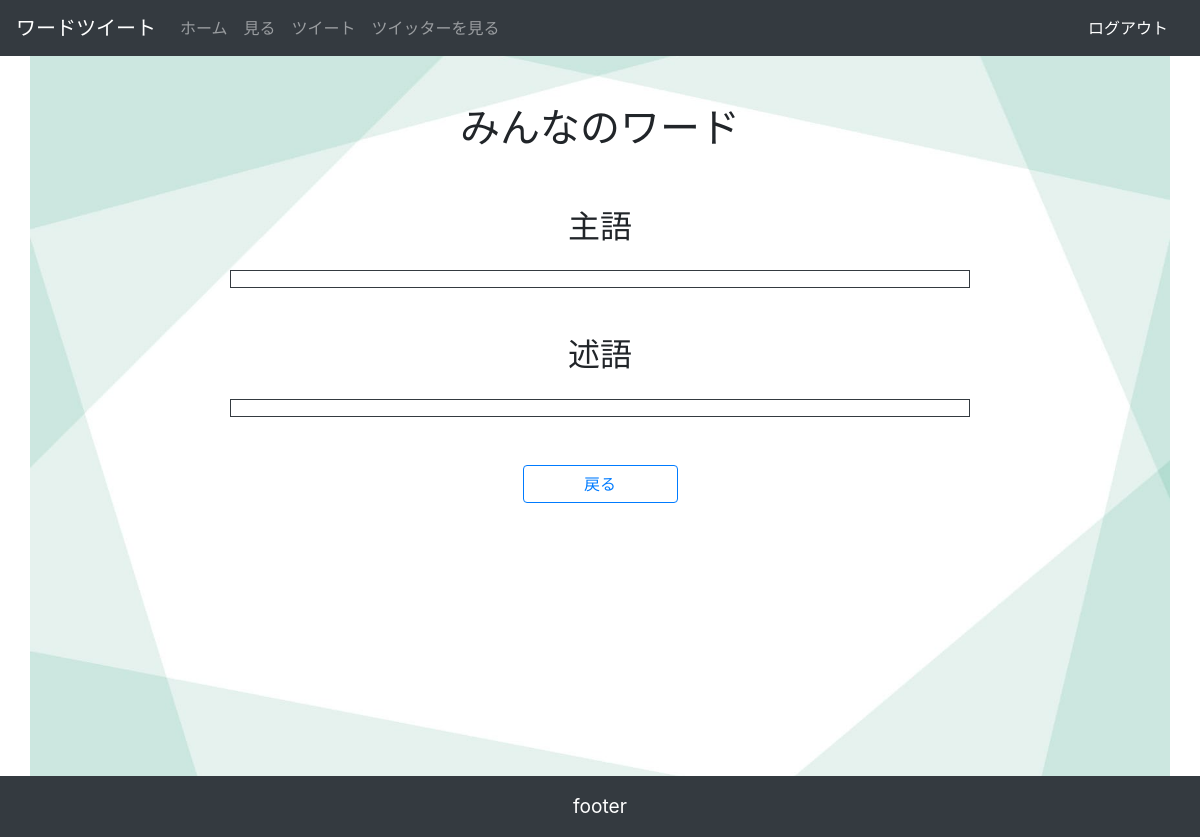
/everyoneWord.php, run on an earlier commit of the app's database.
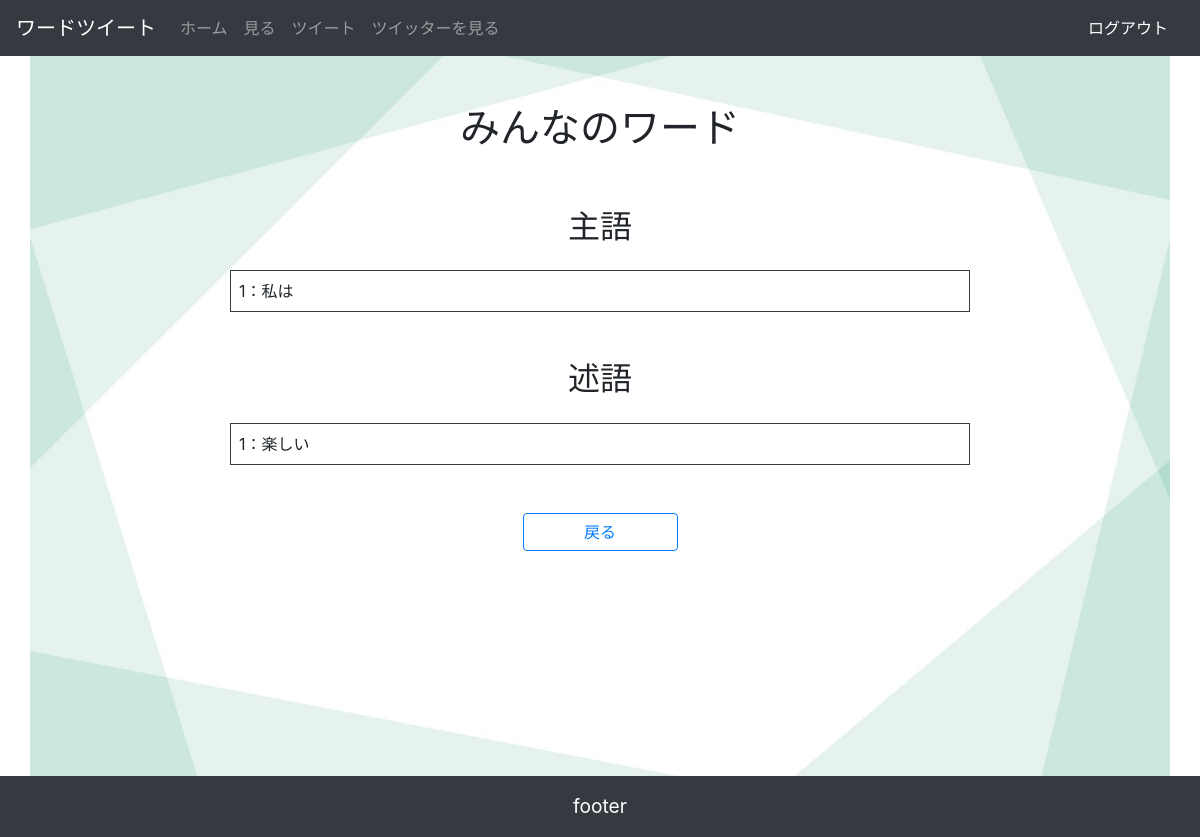
And on a later commit of the database.
### tables this page shows
CREATE TABLE shugoData (
  id int AUTO_INCREMENT NOT NULL,
  user_id int NOT NULL,
  text varchar(255) NOT NULL,
  created datetime NULL DEFAULT NULL,
  PRIMARY KEY (id)
);

CREATE TABLE jutugoData (
  id int AUTO_INCREMENT NOT NULL,
  user_id int NOT NULL,
  text varchar(255) NOT NULL,
  created datetime NULL DEFAULT NULL,
  PRIMARY KEY (id)
);

### public/index.php (called while the page is built, shortened)
<?php
$parse = parse_url($_SERVER["REQUEST_URI"]);
require_once(ROOT_PATH .'Views'. $parse['path']);
?>

### Contorollers/Controller.php (called while the page is built, shortened)
<?php
require_once('/word/Models/User.php');
require_once('/word/Models/ShugoData.php');
require_once('/word/Models/JutugoData.php');
class Controller{
    private $Jutugo;
    private $Shugo;
    public function __construct(){
        $this->User = new UserDb();
        $dbh = $this->User->get_db_handler();
        $this->Jutugo = new JutugoData($dbh);
        $this->Shugo = new ShugoData($dbh);
    }
    public function shugodata_text_select():Array{
        $result = $this->Shugo->text_select();
        return $result;
    }
    public function jutugodata_text_select():Array{
        $result = $this->Jutugo->text_select();
        return $result;
    }
}

### Models/ShugoData.php (called while the page is built, shortened)
<?php
class ShugoData{
    private $dbh;
    public function __construct($dbh)
    {
        $this->dbh = $dbh;
    }
    public function text_select():Array{
        $sql = "SELECT text FROM shugoData";
        $sth = $this->dbh->prepare($sql);
        $sth->execute();
        $result = $sth->fetchAll(PDO::FETCH_ASSOC);
        return $result;
    }
}

### Models/JutugoData.php (called while the page is built, shortened)
<?php
class JutugoData{
    private $dbh;
    public function __construct($dbh)
    {
        $this->dbh = $dbh;
    }
    public function text_select():Array{
        $sql = "SELECT text FROM jutugoData";
        $sth = $this->dbh->prepare($sql);
        $sth->execute();
        $result = $sth->fetchAll(PDO::FETCH_ASSOC);
        return $result;
    }
}

### Views/everyoneWord.php (the view, shortened to what this page needs)
<?php
require_once('/word/Contorollers/Controller.php');
$Controller = new Controller();
$shugo_result = $Controller->shugodata_text_select();
$jutugo_result = $Controller->jutugodata_text_select();
?>
<!DOCTYPE html>
<html lang="ja">
<head>
    <link rel="stylesheet" href="https://stackpath.bootstrapcdn.com/bootstrap/4.1.3/css/bootstrap.min.css">
    <link rel="stylesheet" type="text/css" href="css/footer.css">
    <link rel="stylesheet" type="text/css" href="css/everyoneword.css">
    <link rel="stylesheet" type="text/css" href="css/base.css">
</head>
<body>
    <?php include('nav.php'); ?>
    <div class="container css-bg">
        <h1 class="pt-5 text-center">みんなのワード</h1>
        <h2 class="pt-5 pb-3 text-center">主語</h2>
        <div class="mx-auto col-8 p-2 border border-dark">
            <?php $count = 1; ?>
            <?php foreach($shugo_result as $value): ?>
                <?=$count.'：'.$value['text'].'　'?>
            <?php
            $count += 1;
            endforeach;
            ?>
        </div>
        <h2 class="pt-5 pb-3 text-center">述語</h2>
        <div class="mx-auto col-8 p-2 border border-dark">
            <?php $count =1; ?>
            <?php foreach($jutugo_result as $value): ?>
                <?=$count.'：'.$value['text']?>
            <?php
            $count += 1;
            endforeach;
            ?>
        </div>
        <div class="mx-auto col-2 mt-5"><button type="button" onclick="history.back();" id="button" class="btn btn-outline-primary btn-block">戻る</button></div>
    </div>
    <?php include('footer.php'); ?>
</body>
</html>

### Views/nav.php (shortened to what this page needs)
<nav class="navbar navbar-expand-sm navbar-dark bg-dark">
        <a class="navbar-brand" href="about.php">ワードツイート</a>
        <div class="collapse navbar-collapse">
            <ul class="navbar-nav">
                <li class="nav-item">
                    <a class="nav-link" href="index.php">ホーム</a>
                </li>
                <li class="nav-item">
                    <a class="nav-link" href="look.php">見る</a>
                </li>
                <li class="nav-item">
                    <a class="nav-link" href="twitter.php">ツイート</a>
                </li>
                <li class="nav-item">
                    <a class="nav-link" href="https://twitter.com/home?lang=ja">ツイッターを見る</a>
                </li>
            </ul>
        </div>
        <div class="text-light mr-3"><a href="login.php?logout=1" class="text-white">ログアウト</a></div>
    </nav>

### Views/footer.php
<div class="footer bg-dark">
    <div class="p-3 font-size text-white">footer</div>
</div>

### public/css/footer.css (style rules this page uses)
.footer { width: 100%; position: absolute; bottom: 0; display: flex; justify-content: center; }
.font-size { font-size: 120%; }

### public/css/everyoneword.css (style rules this page uses)
.footer { position: static; bottom: auto; }
html,body { height: 100%; }
.container { height: 90%; }

### public/css/base.css (style rules this page uses)
.css-bg { background-image: url("../img/background138.jpg"); background-position: center; background-size: cover; }

What changed in the data, as far as the page shows it:
added shugodata: text "私は"
added jutugodata: text "楽しい"
